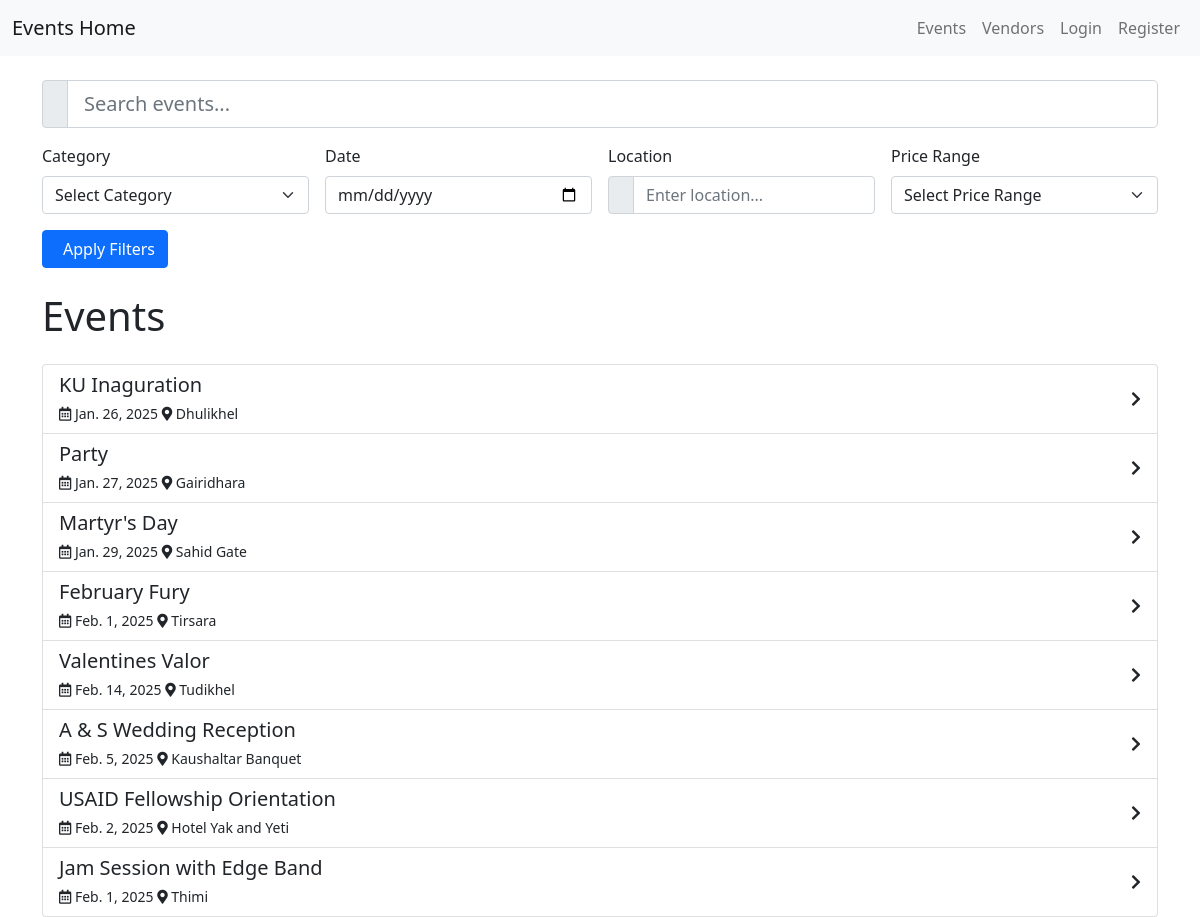
The page /event-list/ on the database its author committed.
### base/models.py (models this page shows, shortened)
class Event(models.Model):
    name = models.CharField(max_length=100)
    description = models.TextField()
    date = models.DateField()
    time = models.TimeField()
    location = models.CharField(max_length=100)
    max_attendees = models.IntegerField()
    registrations = models.IntegerField(default=0)
    categories = models.ManyToManyField('EventCategory')
    created_by = models.ForeignKey(User, on_delete=models.SET_NULL, null=True)
    vip_cost = models.IntegerField(default=2000, null=True)
    standard_cost = models.IntegerField(default=500, null=True)

### base/views.py (the view, shortened to what this page needs)
# urls.py: path('event-list/', views.EventListView.as_view(), name='event-list'),
class EventListView(FilterView):
    model = Event
    template_name = 'eventList.html'
    context_object_name = 'events'
    filterset_class = EventFilter
    def get_queryset(self):
        queryset = Event.objects.all()
        search_query = self.request.GET.get('search', '')
        if is_Admin(self.request.user) or is_Client(self.request.user) or is_Vendor(self.request.user):
            return queryset
        else:
            return Event.objects.all()

### base/models.py (called while the page is built)
    def __str__(self):
        return self.name

### base/templatetags/events.py (called while the page is built)
@register.filter(name='is_EventPlanner')
def is_EventPlanner(user):
    return user.groups.filter(name='Event Planner').exists()

@register.filter(name='is_Admin')
def is_Admin(user):
    return user.groups.filter(name='Admin').exists()

### base/views.py (called while the page is built)
def is_Admin(user):
    return user.groups.filter(name='Admin').exists()

def is_Vendor(user):
    return user.groups.filter(name='Vendor').exists()

def is_Client(user):
    return user.groups.filter(name='Client').exists()

### templates/eventList.html (shortened to what this page needs)
{% load events %}
<!DOCTYPE html>
<html lang="en">
<head>
    <link href="https://cdn.jsdelivr.net/npm/bootstrap@5.0.2/dist/css/bootstrap.min.css" rel="stylesheet">
</head>
<body>
    {% include 'navbar.html' %}
    <div class="container py-4">
        <form method="get" class="row g-3">
            <div class="col-12">
                <div class="input-group">
                    <span class="input-group-text">
                    </span>
                    <input type="text" class="form-control form-control-lg" name="search" placeholder="Search events...">
                </div>
            </div>
            <div class="col-md-3">
                <label class="form-label">Category</label>
                <select name="categories" class="form-select">
                    <option value="">Select Category</option>
                </select>
            </div>
            <div class="col-md-3">
                <label class="form-label">Date</label>
                <input type="date" name="date" class="form-control">
            </div>
            <div class="col-md-3">
                <label class="form-label">Location</label>
                <div class="input-group">
                    <span class="input-group-text">
                    </span>
                    <input
                        type="text"
                        name="location"
                        class="form-control"
                        placeholder="Enter location..."
                    >
                </div>
            </div>
            <div class="col-md-3">
                <label class="form-label">Price Range</label>
                <select name="price" class="form-select">
                    <option value="">Select Price Range</option>
                </select>
            </div>
            <div class="col-12">
                <button type="submit" class="btn btn-primary">
                    Apply Filters
                </button>
            </div>
        </form>
    </div>
    <div class="container">
        <h1 class="page-header">Events</h1>
        <div class="list-group">
            {% for event in events %}
            <a href="{% url 'event-details' event.id %}" class="list-group-item list-group-item-action">
                <div class="d-flex justify-content-between align-items-center">
                    <div>
                        <h5 class="mb-1 event-name">{{ event.name }}</h5>
                        <small class="event-info">
                            <i class="far fa-calendar-alt"></i> {{ event.date }}
                            <i class="fas fa-map-marker-alt ml-2"></i> {{ event.location }}
                        </small>
                    </div>
                    <i class="fas fa-chevron-right"></i>
                </div>
            </a>
            {% endfor %}
        </div>
    </div>
    <link rel="stylesheet" href="https://cdnjs.cloudflare.com/ajax/libs/font-awesome/5.15.4/css/all.min.css">
</body>
</html>

### rows shown on the page
Event: name "KU Inaguration", date "Jan. 26, 2025", location "Dhulikhel"
Event: name "Party", date "Jan. 27, 2025", location "Gairidhara"
Event: name "Martyr's Day", date "Jan. 29, 2025", location "Sahid Gate"
Event: name "February Fury", date "Feb. 1, 2025", location "Tirsara"
Event: name "Valentines Valor", date "Feb. 14, 2025", location "Tudikhel"
Event: name "A & S Wedding Reception", date "Feb. 5, 2025", location "Kaushaltar Banquet"
Event: name "USAID Fellowship Orientation", date "Feb. 2, 2025", location "Hotel Yak and Yeti"
Event: name "Jam Session with Edge Band", date "Feb. 1, 2025", location "Thimi"
